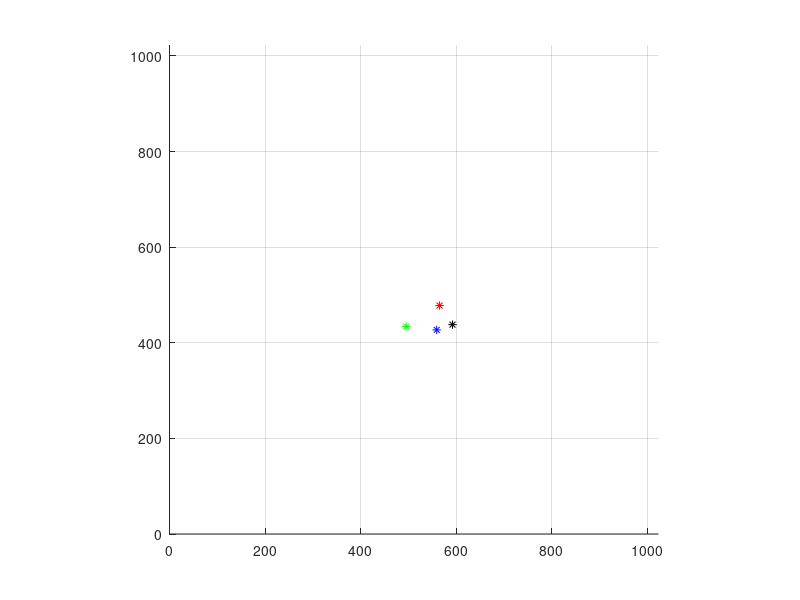

The MATLAB script that drew this image:
clear all
%% ground truth values of each marker in world frame
p1_gnd = [10.563 2.483];
p2_gnd = [0 14.5];
p3_gnd = [-11.655 8.741];
p4_gnd = [0 -14.5];
p_gnd = [p1_gnd; p2_gnd; p3_gnd; p4_gnd];

threshold = 0.05;

p_ptp_gnd = zeros(4,4,2);
for i = 1:4
    for j = 1:4
        p_ptp_gnd(i,j,:)=p_gnd(j,:)-p_gnd(i,:);
    end
end
iterator = 1;
for i = 1:2
    for j = i+1:3
        for k=j+1:4
            triangles_gnd(iterator,:) = [acos([p_ptp_gnd(j,i,1) p_ptp_gnd(j,i,2)]*[p_ptp_gnd(j,k,1) p_ptp_gnd(j,k,2)]'/(norm([p_ptp_gnd(j,i,1) p_ptp_gnd(j,i,2)])*norm([p_ptp_gnd(j,k,1) p_ptp_gnd(j,k,2)]))) acos([p_ptp_gnd(i,j,1) p_ptp_gnd(i,j,2)]*[p_ptp_gnd(i,k,1) p_ptp_gnd(i,k,2)]'/(norm([p_ptp_gnd(i,j,1) p_ptp_gnd(i,j,2)])*norm([p_ptp_gnd(i,k,1) p_ptp_gnd(i,k,2)]))) acos([p_ptp_gnd(k,j,1) p_ptp_gnd(k,j,2)]*[p_ptp_gnd(k,i,1) p_ptp_gnd(k,i,2)]'/(norm([p_ptp_gnd(k,j,1) p_ptp_gnd(k,j,2)])*norm([p_ptp_gnd(k,i,1) p_ptp_gnd(k,i,2)])))];
            iterator = iterator + 1;
        end
    end
end

[biggest_gnd_angles indices_gnd_big]= max(triangles_gnd,[],2);
[biggest_gnd_angle index_gnd_big]= max(biggest_gnd_angles);
[smallest_gnd_angles indices_gnd_small] = min(triangles_gnd,[],2);
[smallest_gnd_angle index_gnd_small] = min(smallest_gnd_angles);
indicator = [2 1 3; 2 1 4; 3 1 4; 3 2 4];

%% import data
load('B.mat')
idx = [1 5; 2 6; 3 7; 4 8];

figure(1)
clf
grid on
hold on
axis equal
set(gca,'xlim',[0 1023], 'ylim',[0 1023]);

p1_plot = plot(rawStarData(1,idx(1,1)),rawStarData(1,idx(1,2)),'r-*');
p2_plot = plot(rawStarData(1,idx(2,1)),rawStarData(1,idx(2,2)),'g-*');
p3_plot = plot(rawStarData(1,idx(3,1)),rawStarData(1,idx(3,2)),'b-*');
p4_plot = plot(rawStarData(1,idx(4,1)),rawStarData(1,idx(4,2)),'k-*');
for d = 1:size(rawStarData,1)
   % if (
    % create the vectors between each measured star
    p_ptp = zeros(4,4,2);
    for i = 1:4
        for j = 1:4
            p_ptp(i,j,:)=rawStarData(d,idx(j,:))-rawStarData(d,idx(i,:));
        end
    end
    
    % make triangles from the vectors
    iterator = 1;
    for i = 1:2
        for j = i+1:3
            for k=j+1:4
                triangles(iterator,:) = [acos([p_ptp(j,i,1) p_ptp(j,i,2)]*[p_ptp(j,k,1) p_ptp(j,k,2)]'/(norm([p_ptp(j,i,1) p_ptp(j,i,2)])*norm([p_ptp(j,k,1) p_ptp(j,k,2)])))...
                    acos([p_ptp(i,j,1) p_ptp(i,j,2)]*[p_ptp(i,k,1) p_ptp(i,k,2)]'/(norm([p_ptp(i,j,1) p_ptp(i,j,2)])*norm([p_ptp(i,k,1) p_ptp(i,k,2)])))...
                    acos([p_ptp(k,j,1) p_ptp(k,j,2)]*[p_ptp(k,i,1) p_ptp(k,i,2)]'/(norm([p_ptp(k,j,1) p_ptp(k,j,2)])*norm([p_ptp(k,i,1) p_ptp(k,i,2)])))];
                iterator = iterator + 1;
            end
        end
    end      
    
    % find the biggest angle and the point it's associated with
    [biggest_angles, indices] = max(triangles,[],2); % biggest angle of each triangle
    [biggest_angle, index] = max(biggest_angles); % biggest of the biggest
    
    % check for an angle that's obviously too big
    bad_points = [0 0 0 0];
    if biggest_angle > biggest_gnd_angle*(1+threshold)
        bad_points(indicator(index,indices(index))) = 1;
    end
    % get index of the unaffected triangle and check if it matches one
    % of the ground truth triangles
    if sum(bad_points)>0
        triangle_index = find(sum(~ismember(indicator,find(bad_points==1)),2)==3);
    else
        triangle_index = [];
    end
    % check for an angle that's obviously too small, masked with the bad
    % point we may have found for finding an angle too big
    if ~isempty(triangle_index)
        [smallest_angle, index_small] = min(triangles(triangle_index,:));
        if smallest_angle < smallest_gnd_angle*(1-threshold)
            bad_points = [1 1 1 1];
        end
    else
        [smallest_angles, indices_small] = min(triangles,[],2);
        [smallest_angle, index_small] = min(smallest_angles);
        bad_points(indicator(index_small,indices_small(index_small)))=1;
    end
    
    bad_points
    % if we have more than 1 bad point, we can't do anything
    if sum(bad_points < 2)
        
        sorted_triangle = sort(triangles(triangle_index,:))
        triangles
        fprintf('found a bad point: %d\n', d)
    end
    % redraw
    set(p1_plot,'xdata',rawStarData(d,idx(1,1)),'ydata',rawStarData(i,idx(1,2)));
    set(p2_plot,'xdata',rawStarData(d,idx(2,1)),'ydata',rawStarData(i,idx(2,2)));
    set(p3_plot,'xdata',rawStarData(d,idx(3,1)),'ydata',rawStarData(i,idx(3,2)));
    set(p4_plot,'xdata',rawStarData(d,idx(4,1)),'ydata',rawStarData(i,idx(4,2)));
    drawnow
    pause(0.01)
end